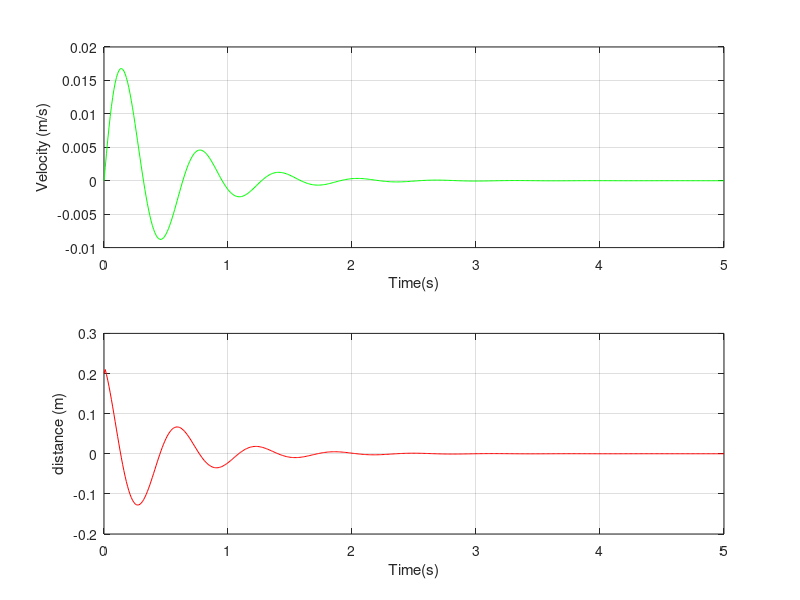

Source code (MATLAB):
clc
clear
close all

% Simple Mechanical System
% mass-spring_friction system

% define system parameters
k = 100;
m = 1;
f = 5;

% define matrices
A = [0 1; -k/m -f/m];
B = [0; 1/m];

% define time param
T = 1/100;
time = 5; 
N = round(time/T);

% define state vector, input
u = zeros(N,1);
v = zeros(N,1);
r = zeros(N,1);
t = zeros(N,1);

% initial state and input
t(1) = 0;
u(1) = 2;
v(1) = 0;
r(1) = 0.2;
xold = [v(1) ; r(1)];

% integrate linear system
for index = 1:N
    xnew = xold + (A*xold + B*u(index))*T;
    v(index+1) = xnew(1);
    r(index+1) = xnew(2);
    t(index+1) = t(index) + T;

    xold = xnew;
end

% plot position and velocity
figure;
subplot(2,1,1);
plot(t,v,'g'); grid on;
ylabel('Velocity (m/s)')
xlabel('Time(s)')
hold on;

subplot(2,1,2);
plot(t,r,'r'); grid on;
ylabel('distance (m)')
xlabel('Time(s)')